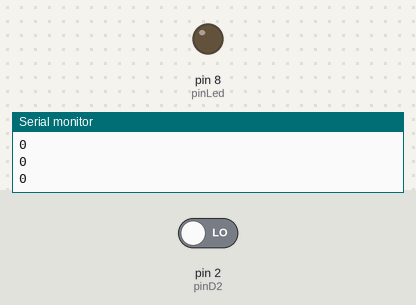
A sketch run on a simulated Arduino Uno, built with avr-gcc and run on an emulated ATmega328P. Shown: output pins drawn as LEDs (lit = HIGH), the last lines printed to the serial monitor. The inputs (shaded band) are chosen by the test bench; at power-on: pin 2 (pinD2) LOW. Pins used as bus, display or sensor lines are not drawn.

Above: at 2.8 s.
2.9 s: pin 2 (pinD2) driven HIGH
At 4.2 s:
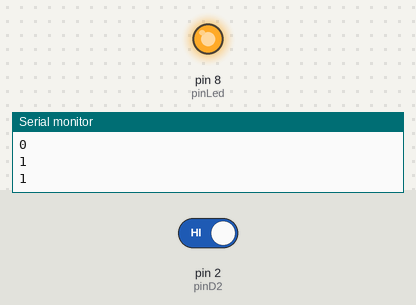
4.5 s: pin 2 (pinD2) driven LOW
At 5.8 s:
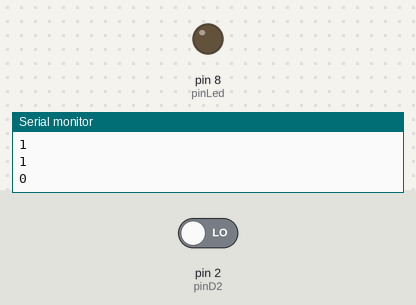
Timing chart, 0 to 7.5 s (numbered marks = the images above; inputs shaded):
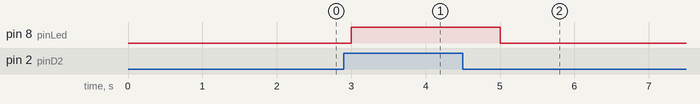

Measured:
- after the input at 2.9 s, pin 8 (pinLed): LOW → HIGH after 0.10 s
- after the input at 4.5 s, pin 8 (pinLed): HIGH → LOW after 0.51 s

The sketch:

capteur_capacitif_touch.ino
```cpp
/* Capteur capacitif tactile
 * R = 1M    C = 1nF  + plaque epoxy cuivrée 30cm x 10cm
 * David THERINCOURT - 2025
 */

int pinD3  = 3; // Broche D3 pour la charge
int pinD2  = 2; // Broche D2 pour la lecture de la tension du condensateur
int pinLed = 8; // Broche LED
int etat;       // Etat de D3

void setup() {
  Serial.begin(9600);          // Initialisation du port série
  pinMode(pinD3, OUTPUT);      // D2 en sortie (charge condensateur)
  pinMode(pinD2, INPUT);       // D3 en entrée (lecture tension condensateur)
  pinMode(pinLed, OUTPUT);     // LED sur broche 8
}

void loop() {
  // CHARGE DU CONDENSATEUR/home/david/PRO/PRAF_2025/Sphinx/physique-microcontroleurs-2025-2/files/condensateur_mesure_tau/condensateur_mesure_tau_analogRead/condensateur_mesure_tau_analogRead.ino
  digitalWrite(pinD3, HIGH);   // D3 à 5V
  delayMicroseconds(800);      // Temporisation en µs
  etat = digitalRead(pinD2);   // Lecture de l'état logique de D2
  Serial.println(etat);      // Affichage de l'état logique de D2
  digitalWrite(pinLed, etat);

  // DECHARGE TOTALE
  digitalWrite(pinD3, 0);      // D3 à 0V
  delay(1000);                 // Temporisation de 1s
}
```
